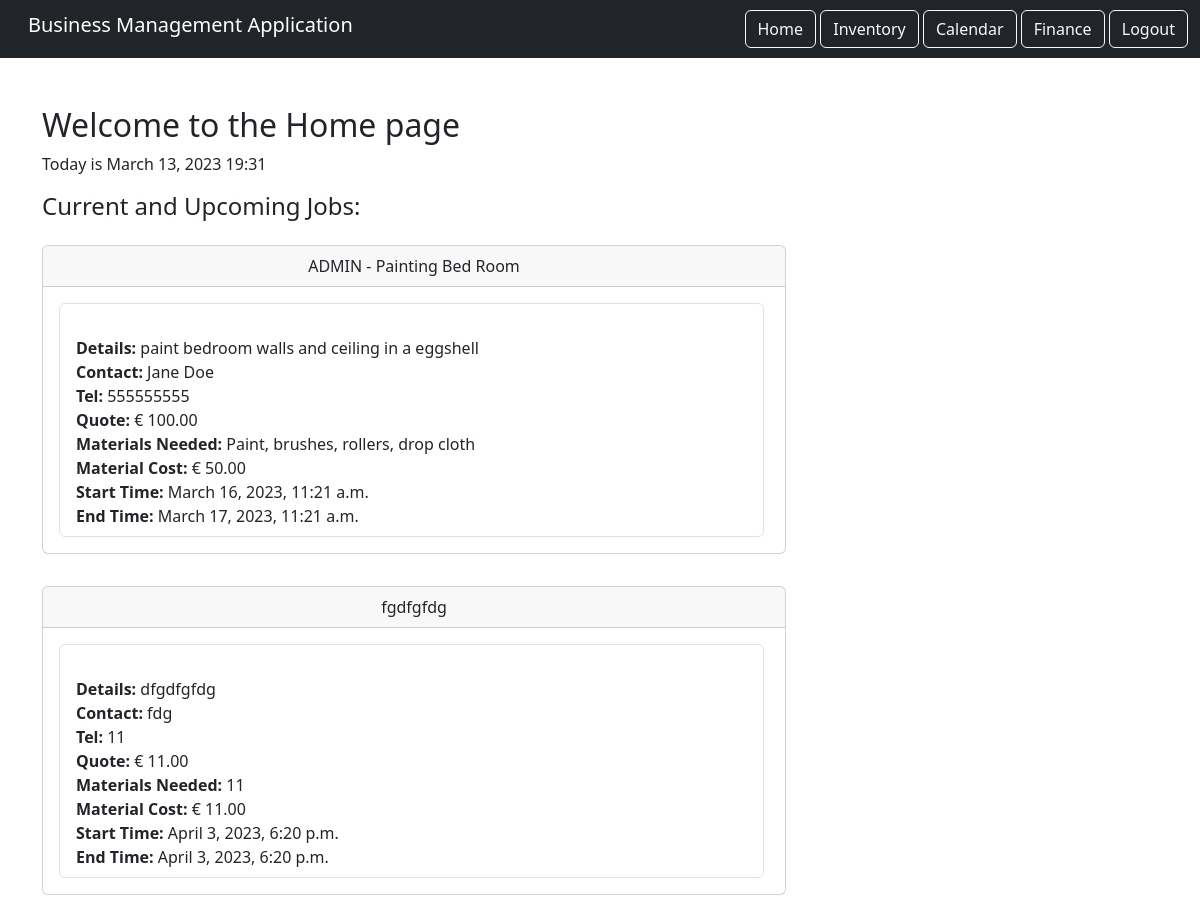
The app's page / (signed in), older data.
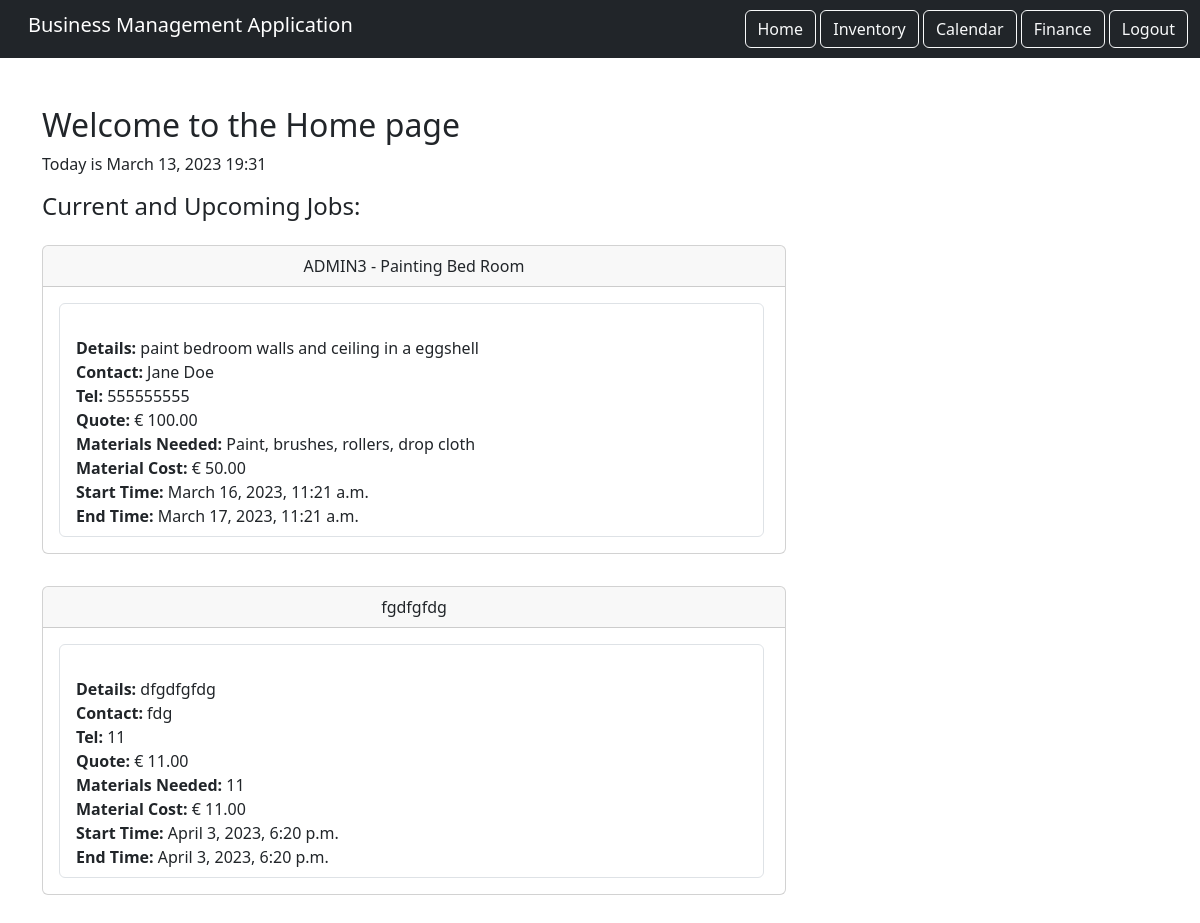
The same page, newer data.
### calendar_component/models.py (models this page shows, shortened)
class Booking(models.Model):
    title = models.CharField(max_length=200)
    details = models.TextField()
    contact = models.CharField(max_length=200)
    phone_number = models.CharField(max_length=15)
    quote = models.DecimalField(max_digits=10, decimal_places=2)
    materials_needed = models.TextField()
    materials_cost = models.DecimalField(max_digits=10, decimal_places=2)
    start_time = models.DateTimeField()
    end_time = models.DateTimeField()
    completed = models.BooleanField(default=False)

### home/views.py (the view)
# urls.py: path('', views.HomePage.as_view(), name="home"),
class HomePage(LoginRequiredMixin, TemplateView):
    template_name = 'home.html'
    login_url = '/login'
    def get_context_data(self, **kwargs):
        context = super().get_context_data(**kwargs)
        context['now'] = timezone.now()
        context['events'] = Booking.objects.filter(completed=False)[:2]
        return context

### home/templates/home.html (shortened to what this page needs)
{% extends 'base.html' %}
{% load static %}
{% block content %}
    <div class="row">
        <div class="col">
            <div class="home-holder">
                <h1 class="fs-2">Welcome to the Home page</h1>
            </div>
        </div>
    </div>
    <p>Today is {{ now|date:'F d, Y H:i' }}</p>
    <div class="flex-start">
        <h4>Current and Upcoming Jobs:</h4>
    </div>
    <div>
        {% for event in events %}
            <div class="col-md-8 py-3">
                <div class="card">
                    <div class="card-header text-center">
                        {{ event.title }}
                    </div>
                    <div class="card-body">
                        <ul class="list-group">
                            <li class="list-group-item">
                                <br> <span class="text-left"><strong> Details: </strong> {{ event.details }}</span>
                                <br> <span class="text-left"><strong> Contact: </strong> {{ event.contact }}</span>
                                <br> <span class="text-left"><strong> Tel: </strong> {{ event.phone_number }}</span>
                                <br> <span class="text-left"><strong> Quote: </strong> &euro; {{ event.quote }}</span>
                                <br> <span class="text-left"><strong> Materials Needed: </strong> {{ event.materials_needed }}</span>
                                <br> <span class="text-left"><strong> Material Cost: </strong> &euro; {{ event.materials_cost }} </span>
                                <br> <span class="text-left"><strong> Start Time: </strong> {{ event.start_time }}</span>
                                <br> <span class="text-left"><strong> End Time: </strong> {{ event.end_time }}</span>
                        </ul>
                    </div>
                </div>
            </div>
        {% endfor %}
    </div>
{% endblock content %}

Row changes from the older to the newer data that the page shows:
changed Booking "paint bedroom walls and ceiling in a eggshell": title "ADMIN - Painting Bed Room" → "ADMIN3 - Painting Bed Room"
